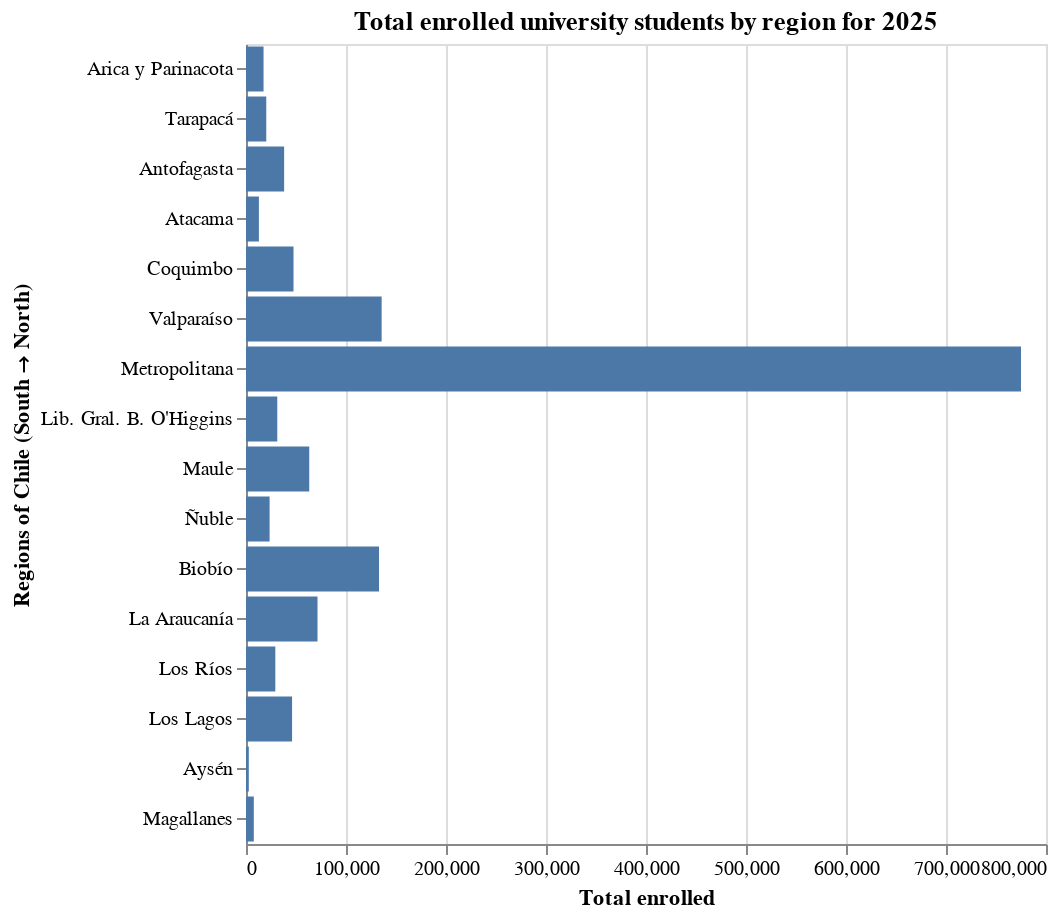

Write notebook code for a chart like this one.
### Markdown cell above
# **Fifth Chart: Where in Chile are they studying at 2025**

The following Chart shows the number of univerisity student in each region of
Chile ordered from north to South at 2025

### Code cell
# For the following chart I used ChatGPT to assist me in debugging and assisting
# me in how to develop some features of the cart

cols_5 = ["año", "región"]
value_5 = "total matrícula"
df_5 = raw.groupby(cols_5)[value_5].sum().reset_index()
df_5 = df_5[df_5["año"] == 2025]
order_regions = ['Arica y Parinacota',
                 'Tarapacá',
                 'Antofagasta', 
                 'Atacama',
                 'Coquimbo', 
                 'Valparaíso',
                 'Metropolitana',
                 "Lib. Gral. B. O'Higgins",
                 'Maule',   
                 'Ñuble',
                 'Biobío',
                 'La Araucanía',
                 'Los Ríos',
                 'Los Lagos',
                 'Aysén',
                 'Magallanes']

chart_5 = alt.Chart(df_5).mark_bar().encode(
    x = alt.X("total matrícula").title("Total enrolled"),
    y = alt.Y("región", sort= order_regions).title("Regions of Chile (South → North)")
).properties(
    title="Total enrolled university students by region for 2025",
    width = 400,
    height = 400
)
chart_5.save("../png_charts/regions.png")
chart_5

### Figure 1 — Vega-Lite specification as saved in the notebook (floating-point values rounded to 4 significant figures)
{"config": {"view": {"continuousWidth": 300, "continuousHeight": 300}}, "data": {"name": "data-23d9345dbc4999f95fa53799275dc050"}, "mark": {"type": "bar"}, "encoding": {"x": {"field": "total matrícula", "title": "Total enrolled", "type": "quantitative"}, "y": {"field": "región", "sort": ["Arica y Parinacota", "Tarapacá", "Antofagasta", "Atacama", "Coquimbo", "Valparaíso", "Metropolitana", "Lib. Gral. B. O'Higgins", "Maule", "Ñuble", "Biobío", "La Araucanía", "Los Ríos", "Los Lagos", "Aysén", "Magallanes"], "title": "Regions of Chile (South → North)", "type": "nominal"}}, "height": 400, "title": "Total enrolled university students by region for 2025", "width": 400, "$schema": "https://vega.github.io/schema/vega-lite/v5.20.1.json", "datasets": {"data-23d9345dbc4999f95fa53799275dc050": [{"año": 2025, "región": "Antofagasta", "total matrícula": 38121}, {"año": 2025, "región": "Arica y Parinacota", "total matrícula": 17553}, {"año": 2025, "región": "Atacama", "total matrícula": 12907}, {"año": 2025, "región": "Aysén", "total matrícula": 2799}, {"año": 2025, "región": "Biobío", "total matrícula": 133028}, {"año": 2025, "región": "Coquimbo", "total matrícula": 47508}, {"año": 2025, "región": "La Araucanía", "total matrícula": 71511}, {"año": 2025, "región": "Lib. Gral. B. O'Higgins", "total matrícula": 31269}, {"año": 2025, "región": "Los Lagos", "total matrícula": 46071}, {"año": 2025, "región": "Los Ríos", "total matrícula": 29318}, {"año": 2025, "región": "Magallanes", "total matrícula": 7808}, {"año": 2025, "región": "Maule", "total matrícula": 63245}, {"año": 2025, "región": "Metropolitana", "total matrícula": 774986}, {"año": 2025, "región": "Tarapacá", "total matrícula": 20264}, {"año": 2025, "región": "Valparaíso", "total matrícula": 135643}, {"año": 2025, "región": "Ñuble", "total matrícula": 23608}]}}
